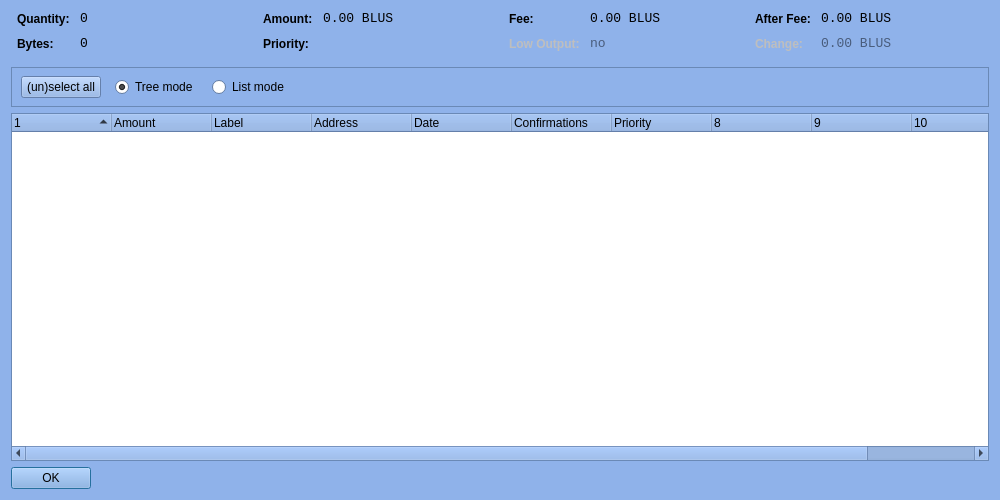
<?xml version="1.0" encoding="UTF-8"?>
<ui version="4.0">
 <class>CoinControlDialog</class>
 <widget class="QDialog" name="CoinControlDialog">
  <property name="geometry">
   <rect>
    <x>0</x>
    <y>0</y>
    <width>1000</width>
    <height>500</height>
   </rect>
  </property>
  <property name="palette">
   <palette>
    <active>
     <colorrole role="WindowText">
      <brush brushstyle="SolidPattern">
       <color alpha="255">
        <red>0</red>
        <green>0</green>
        <blue>0</blue>
       </color>
      </brush>
     </colorrole>
     <colorrole role="Button">
      <brush brushstyle="SolidPattern">
       <color alpha="238">
        <red>135</red>
        <green>173</green>
        <blue>232</blue>
       </color>
      </brush>
     </colorrole>
     <colorrole role="Light">
      <brush brushstyle="SolidPattern">
       <color alpha="238">
        <red>241</red>
        <green>247</green>
        <blue>255</blue>
       </color>
      </brush>
     </colorrole>
     <colorrole role="Midlight">
      <brush brushstyle="SolidPattern">
       <color alpha="238">
        <red>188</red>
        <green>210</green>
        <blue>243</blue>
       </color>
      </brush>
     </colorrole>
     <colorrole role="Dark">
      <brush brushstyle="SolidPattern">
       <color alpha="238">
        <red>67</red>
        <green>86</green>
        <blue>116</blue>
       </color>
      </brush>
     </colorrole>
     <colorrole role="Mid">
      <brush brushstyle="SolidPattern">
       <color alpha="238">
        <red>90</red>
        <green>115</green>
        <blue>154</blue>
       </color>
      </brush>
     </colorrole>
     <colorrole role="Text">
      <brush brushstyle="SolidPattern">
       <color alpha="255">
        <red>0</red>
        <green>0</green>
        <blue>0</blue>
       </color>
      </brush>
     </colorrole>
     <colorrole role="BrightText">
      <brush brushstyle="SolidPattern">
       <color alpha="255">
        <red>255</red>
        <green>255</green>
        <blue>255</blue>
       </color>
      </brush>
     </colorrole>
     <colorrole role="ButtonText">
      <brush brushstyle="SolidPattern">
       <color alpha="255">
        <red>0</red>
        <green>0</green>
        <blue>0</blue>
       </color>
      </brush>
     </colorrole>
     <colorrole role="Base">
      <brush brushstyle="SolidPattern">
       <color alpha="255">
        <red>255</red>
        <green>255</green>
        <blue>255</blue>
       </color>
      </brush>
     </colorrole>
     <colorrole role="Window">
      <brush brushstyle="SolidPattern">
       <color alpha="238">
        <red>135</red>
        <green>173</green>
        <blue>232</blue>
       </color>
      </brush>
     </colorrole>
     <colorrole role="Shadow">
      <brush brushstyle="SolidPattern">
       <color alpha="255">
        <red>0</red>
        <green>0</green>
        <blue>0</blue>
       </color>
      </brush>
     </colorrole>
     <colorrole role="AlternateBase">
      <brush brushstyle="SolidPattern">
       <color alpha="246">
        <red>195</red>
        <green>214</green>
        <blue>243</blue>
       </color>
      </brush>
     </colorrole>
     <colorrole role="ToolTipBase">
      <brush brushstyle="SolidPattern">
       <color alpha="255">
        <red>255</red>
        <green>255</green>
        <blue>220</blue>
       </color>
      </brush>
     </colorrole>
     <colorrole role="ToolTipText">
      <brush brushstyle="SolidPattern">
       <color alpha="255">
        <red>0</red>
        <green>0</green>
        <blue>0</blue>
       </color>
      </brush>
     </colorrole>
    </active>
    <inactive>
     <colorrole role="WindowText">
      <brush brushstyle="SolidPattern">
       <color alpha="255">
        <red>0</red>
        <green>0</green>
        <blue>0</blue>
       </color>
      </brush>
     </colorrole>
     <colorrole role="Button">
      <brush brushstyle="SolidPattern">
       <color alpha="238">
        <red>135</red>
        <green>173</green>
        <blue>232</blue>
       </color>
      </brush>
     </colorrole>
     <colorrole role="Light">
      <brush brushstyle="SolidPattern">
       <color alpha="238">
        <red>241</red>
        <green>247</green>
        <blue>255</blue>
       </color>
      </brush>
     </colorrole>
     <colorrole role="Midlight">
      <brush brushstyle="SolidPattern">
       <color alpha="238">
        <red>188</red>
        <green>210</green>
        <blue>243</blue>
       </color>
      </brush>
     </colorrole>
     <colorrole role="Dark">
      <brush brushstyle="SolidPattern">
       <color alpha="238">
        <red>67</red>
        <green>86</green>
        <blue>116</blue>
       </color>
      </brush>
     </colorrole>
     <colorrole role="Mid">
      <brush brushstyle="SolidPattern">
       <color alpha="238">
        <red>90</red>
        <green>115</green>
        <blue>154</blue>
       </color>
      </brush>
     </colorrole>
     <colorrole role="Text">
      <brush brushstyle="SolidPattern">
       <color alpha="255">
        <red>0</red>
        <green>0</green>
        <blue>0</blue>
       </color>
      </brush>
     </colorrole>
     <colorrole role="BrightText">
      <brush brushstyle="SolidPattern">
       <color alpha="255">
        <red>255</red>
        <green>255</green>
        <blue>255</blue>
       </color>
      </brush>
     </colorrole>
     <colorrole role="ButtonText">
      <brush brushstyle="SolidPattern">
       <color alpha="255">
        <red>0</red>
        <green>0</green>
        <blue>0</blue>
       </color>
      </brush>
     </colorrole>
     <colorrole role="Base">
      <brush brushstyle="SolidPattern">
       <color alpha="255">
        <red>255</red>
        <green>255</green>
        <blue>255</blue>
       </color>
      </brush>
     </colorrole>
     <colorrole role="Window">
      <brush brushstyle="SolidPattern">
       <color alpha="238">
        <red>135</red>
        <green>173</green>
        <blue>232</blue>
       </color>
      </brush>
     </colorrole>
     <colorrole role="Shadow">
      <brush brushstyle="SolidPattern">
       <color alpha="255">
        <red>0</red>
        <green>0</green>
        <blue>0</blue>
       </color>
      </brush>
     </colorrole>
     <colorrole role="AlternateBase">
      <brush brushstyle="SolidPattern">
       <color alpha="246">
        <red>195</red>
        <green>214</green>
        <blue>243</blue>
       </color>
      </brush>
     </colorrole>
     <colorrole role="ToolTipBase">
      <brush brushstyle="SolidPattern">
       <color alpha="255">
        <red>255</red>
        <green>255</green>
        <blue>220</blue>
       </color>
      </brush>
     </colorrole>
     <colorrole role="ToolTipText">
      <brush brushstyle="SolidPattern">
       <color alpha="255">
        <red>0</red>
        <green>0</green>
        <blue>0</blue>
       </color>
      </brush>
     </colorrole>
    </inactive>
    <disabled>
     <colorrole role="WindowText">
      <brush brushstyle="SolidPattern">
       <color alpha="238">
        <red>67</red>
        <green>86</green>
        <blue>116</blue>
       </color>
      </brush>
     </colorrole>
     <colorrole role="Button">
      <brush brushstyle="SolidPattern">
       <color alpha="238">
        <red>135</red>
        <green>173</green>
        <blue>232</blue>
       </color>
      </brush>
     </colorrole>
     <colorrole role="Light">
      <brush brushstyle="SolidPattern">
       <color alpha="238">
        <red>241</red>
        <green>247</green>
        <blue>255</blue>
       </color>
      </brush>
     </colorrole>
     <colorrole role="Midlight">
      <brush brushstyle="SolidPattern">
       <color alpha="238">
        <red>188</red>
        <green>210</green>
        <blue>243</blue>
       </color>
      </brush>
     </colorrole>
     <colorrole role="Dark">
      <brush brushstyle="SolidPattern">
       <color alpha="238">
        <red>67</red>
        <green>86</green>
        <blue>116</blue>
       </color>
      </brush>
     </colorrole>
     <colorrole role="Mid">
      <brush brushstyle="SolidPattern">
       <color alpha="238">
        <red>90</red>
        <green>115</green>
        <blue>154</blue>
       </color>
      </brush>
     </colorrole>
     <colorrole role="Text">
      <brush brushstyle="SolidPattern">
       <color alpha="238">
        <red>67</red>
        <green>86</green>
        <blue>116</blue>
       </color>
      </brush>
     </colorrole>
     <colorrole role="BrightText">
      <brush brushstyle="SolidPattern">
       <color alpha="255">
        <red>255</red>
        <green>255</green>
        <blue>255</blue>
       </color>
      </brush>
     </colorrole>
     <colorrole role="ButtonText">
      <brush brushstyle="SolidPattern">
       <color alpha="238">
        <red>67</red>
        <green>86</green>
        <blue>116</blue>
       </color>
      </brush>
     </colorrole>
     <colorrole role="Base">
      <brush brushstyle="SolidPattern">
       <color alpha="238">
        <red>135</red>
        <green>173</green>
        <blue>232</blue>
       </color>
      </brush>
     </colorrole>
     <colorrole role="Window">
      <brush brushstyle="SolidPattern">
       <color alpha="238">
        <red>135</red>
        <green>173</green>
        <blue>232</blue>
       </color>
      </brush>
     </colorrole>
     <colorrole role="Shadow">
      <brush brushstyle="SolidPattern">
       <color alpha="255">
        <red>0</red>
        <green>0</green>
        <blue>0</blue>
       </color>
      </brush>
     </colorrole>
     <colorrole role="AlternateBase">
      <brush brushstyle="SolidPattern">
       <color alpha="238">
        <red>135</red>
        <green>173</green>
        <blue>232</blue>
       </color>
      </brush>
     </colorrole>
     <colorrole role="ToolTipBase">
      <brush brushstyle="SolidPattern">
       <color alpha="255">
        <red>255</red>
        <green>255</green>
        <blue>220</blue>
       </color>
      </brush>
     </colorrole>
     <colorrole role="ToolTipText">
      <brush brushstyle="SolidPattern">
       <color alpha="255">
        <red>0</red>
        <green>0</green>
        <blue>0</blue>
       </color>
      </brush>
     </colorrole>
    </disabled>
   </palette>
  </property>
  <property name="windowTitle">
   <string>Coin Control</string>
  </property>
  <layout class="QVBoxLayout" name="verticalLayout">
   <item>
    <layout class="QHBoxLayout" name="horizontalLayoutTop" stretch="0,0,0,0">
     <property name="topMargin">
      <number>0</number>
     </property>
     <property name="bottomMargin">
      <number>10</number>
     </property>
     <item>
      <layout class="QFormLayout" name="formLayoutCoinControl1">
       <property name="horizontalSpacing">
        <number>10</number>
       </property>
       <property name="verticalSpacing">
        <number>10</number>
       </property>
       <property name="leftMargin">
        <number>6</number>
       </property>
       <property name="rightMargin">
        <number>6</number>
       </property>
       <item row="0" column="0">
        <widget class="QLabel" name="labelCoinControlQuantityText">
         <property name="styleSheet">
          <string notr="true">font-weight:bold;</string>
         </property>
         <property name="text">
          <string>Quantity:</string>
         </property>
        </widget>
       </item>
       <item row="0" column="1">
        <widget class="QLabel" name="labelCoinControlQuantity">
         <property name="font">
          <font>
           <family>Monospace</family>
           <pointsize>10</pointsize>
          </font>
         </property>
         <property name="cursor">
          <cursorShape>IBeamCursor</cursorShape>
         </property>
         <property name="contextMenuPolicy">
          <enum>Qt::ActionsContextMenu</enum>
         </property>
         <property name="text">
          <string notr="true">0</string>
         </property>
         <property name="textInteractionFlags">
          <set>Qt::LinksAccessibleByMouse|Qt::TextSelectableByKeyboard|Qt::TextSelectableByMouse</set>
         </property>
        </widget>
       </item>
       <item row="1" column="0">
        <widget class="QLabel" name="labelCoinControlBytesText">
         <property name="styleSheet">
          <string notr="true">font-weight:bold;</string>
         </property>
         <property name="text">
          <string>Bytes:</string>
         </property>
        </widget>
       </item>
       <item row="1" column="1">
        <widget class="QLabel" name="labelCoinControlBytes">
         <property name="font">
          <font>
           <family>Monospace</family>
           <pointsize>10</pointsize>
          </font>
         </property>
         <property name="cursor">
          <cursorShape>IBeamCursor</cursorShape>
         </property>
         <property name="contextMenuPolicy">
          <enum>Qt::ActionsContextMenu</enum>
         </property>
         <property name="text">
          <string notr="true">0</string>
         </property>
         <property name="textInteractionFlags">
          <set>Qt::LinksAccessibleByMouse|Qt::TextSelectableByKeyboard|Qt::TextSelectableByMouse</set>
         </property>
        </widget>
       </item>
      </layout>
     </item>
     <item>
      <layout class="QFormLayout" name="formLayoutCoinControl2">
       <property name="horizontalSpacing">
        <number>10</number>
       </property>
       <property name="verticalSpacing">
        <number>10</number>
       </property>
       <property name="leftMargin">
        <number>6</number>
       </property>
       <property name="rightMargin">
        <number>6</number>
       </property>
       <item row="0" column="0">
        <widget class="QLabel" name="labelCoinControlAmountText">
         <property name="styleSheet">
          <string notr="true">font-weight:bold;</string>
         </property>
         <property name="text">
          <string>Amount:</string>
         </property>
        </widget>
       </item>
       <item row="0" column="1">
        <widget class="QLabel" name="labelCoinControlAmount">
         <property name="font">
          <font>
           <family>Monospace</family>
           <pointsize>10</pointsize>
          </font>
         </property>
         <property name="cursor">
          <cursorShape>IBeamCursor</cursorShape>
         </property>
         <property name="contextMenuPolicy">
          <enum>Qt::ActionsContextMenu</enum>
         </property>
         <property name="text">
          <string notr="true">0.00 BLUS</string>
         </property>
         <property name="textInteractionFlags">
          <set>Qt::LinksAccessibleByMouse|Qt::TextSelectableByKeyboard|Qt::TextSelectableByMouse</set>
         </property>
        </widget>
       </item>
       <item row="1" column="0">
        <widget class="QLabel" name="labelCoinControlPriorityText">
         <property name="styleSheet">
          <string notr="true">font-weight:bold;</string>
         </property>
         <property name="text">
          <string>Priority:</string>
         </property>
        </widget>
       </item>
       <item row="1" column="1">
        <widget class="QLabel" name="labelCoinControlPriority">
         <property name="font">
          <font>
           <family>Monospace</family>
           <pointsize>10</pointsize>
          </font>
         </property>
         <property name="cursor">
          <cursorShape>IBeamCursor</cursorShape>
         </property>
         <property name="contextMenuPolicy">
          <enum>Qt::ActionsContextMenu</enum>
         </property>
         <property name="text">
          <string/>
         </property>
         <property name="textInteractionFlags">
          <set>Qt::LinksAccessibleByMouse|Qt::TextSelectableByKeyboard|Qt::TextSelectableByMouse</set>
         </property>
        </widget>
       </item>
      </layout>
     </item>
     <item>
      <layout class="QFormLayout" name="formLayoutCoinControl3">
       <property name="horizontalSpacing">
        <number>10</number>
       </property>
       <property name="verticalSpacing">
        <number>10</number>
       </property>
       <property name="leftMargin">
        <number>6</number>
       </property>
       <property name="rightMargin">
        <number>6</number>
       </property>
       <item row="0" column="0">
        <widget class="QLabel" name="labelCoinControlFeeText">
         <property name="styleSheet">
          <string notr="true">font-weight:bold;</string>
         </property>
         <property name="text">
          <string>Fee:</string>
         </property>
        </widget>
       </item>
       <item row="0" column="1">
        <widget class="QLabel" name="labelCoinControlFee">
         <property name="font">
          <font>
           <family>Monospace</family>
           <pointsize>10</pointsize>
          </font>
         </property>
         <property name="cursor">
          <cursorShape>IBeamCursor</cursorShape>
         </property>
         <property name="contextMenuPolicy">
          <enum>Qt::ActionsContextMenu</enum>
         </property>
         <property name="text">
          <string notr="true">0.00 BLUS</string>
         </property>
         <property name="textInteractionFlags">
          <set>Qt::LinksAccessibleByMouse|Qt::TextSelectableByKeyboard|Qt::TextSelectableByMouse</set>
         </property>
        </widget>
       </item>
       <item row="1" column="0">
        <widget class="QLabel" name="labelCoinControlLowOutputText">
         <property name="enabled">
          <bool>false</bool>
         </property>
         <property name="styleSheet">
          <string notr="true">font-weight:bold;</string>
         </property>
         <property name="text">
          <string>Low Output:</string>
         </property>
        </widget>
       </item>
       <item row="1" column="1">
        <widget class="QLabel" name="labelCoinControlLowOutput">
         <property name="enabled">
          <bool>false</bool>
         </property>
         <property name="font">
          <font>
           <family>Monospace</family>
           <pointsize>10</pointsize>
          </font>
         </property>
         <property name="cursor">
          <cursorShape>IBeamCursor</cursorShape>
         </property>
         <property name="contextMenuPolicy">
          <enum>Qt::ActionsContextMenu</enum>
         </property>
         <property name="text">
          <string notr="true">no</string>
         </property>
         <property name="textInteractionFlags">
          <set>Qt::LinksAccessibleByMouse|Qt::TextSelectableByKeyboard|Qt::TextSelectableByMouse</set>
         </property>
        </widget>
       </item>
      </layout>
     </item>
     <item>
      <layout class="QFormLayout" name="formLayoutCoinControl4">
       <property name="horizontalSpacing">
        <number>10</number>
       </property>
       <property name="verticalSpacing">
        <number>10</number>
       </property>
       <property name="leftMargin">
        <number>6</number>
       </property>
       <property name="rightMargin">
        <number>6</number>
       </property>
       <item row="0" column="0">
        <widget class="QLabel" name="labelCoinControlAfterFeeText">
         <property name="styleSheet">
          <string notr="true">font-weight:bold;</string>
         </property>
         <property name="text">
          <string>After Fee:</string>
         </property>
        </widget>
       </item>
       <item row="0" column="1">
        <widget class="QLabel" name="labelCoinControlAfterFee">
         <property name="font">
          <font>
           <family>Monospace</family>
           <pointsize>10</pointsize>
          </font>
         </property>
         <property name="cursor">
          <cursorShape>IBeamCursor</cursorShape>
         </property>
         <property name="contextMenuPolicy">
          <enum>Qt::ActionsContextMenu</enum>
         </property>
         <property name="text">
          <string notr="true">0.00 BLUS</string>
         </property>
         <property name="textInteractionFlags">
          <set>Qt::LinksAccessibleByMouse|Qt::TextSelectableByKeyboard|Qt::TextSelectableByMouse</set>
         </property>
        </widget>
       </item>
       <item row="1" column="0">
        <widget class="QLabel" name="labelCoinControlChangeText">
         <property name="enabled">
          <bool>false</bool>
         </property>
         <property name="styleSheet">
          <string notr="true">font-weight:bold;</string>
         </property>
         <property name="text">
          <string>Change:</string>
         </property>
        </widget>
       </item>
       <item row="1" column="1">
        <widget class="QLabel" name="labelCoinControlChange">
         <property name="enabled">
          <bool>false</bool>
         </property>
         <property name="font">
          <font>
           <family>Monospace</family>
           <pointsize>10</pointsize>
          </font>
         </property>
         <property name="cursor">
          <cursorShape>IBeamCursor</cursorShape>
         </property>
         <property name="contextMenuPolicy">
          <enum>Qt::ActionsContextMenu</enum>
         </property>
         <property name="text">
          <string notr="true">0.00 BLUS</string>
         </property>
         <property name="textInteractionFlags">
          <set>Qt::LinksAccessibleByMouse|Qt::TextSelectableByKeyboard|Qt::TextSelectableByMouse</set>
         </property>
        </widget>
       </item>
      </layout>
     </item>
    </layout>
   </item>
   <item>
    <widget class="QFrame" name="frame">
     <property name="minimumSize">
      <size>
       <width>0</width>
       <height>40</height>
      </size>
     </property>
     <property name="frameShape">
      <enum>QFrame::StyledPanel</enum>
     </property>
     <property name="frameShadow">
      <enum>QFrame::Sunken</enum>
     </property>
     <widget class="QWidget" name="horizontalLayoutWidget">
      <property name="geometry">
       <rect>
        <x>10</x>
        <y>0</y>
        <width>781</width>
        <height>41</height>
       </rect>
      </property>
      <layout class="QHBoxLayout" name="horizontalLayoutPanel" stretch="0,0,0,0">
       <property name="spacing">
        <number>14</number>
       </property>
       <item>
        <widget class="QPushButton" name="pushButtonSelectAll">
         <property name="sizePolicy">
          <sizepolicy hsizetype="Maximum" vsizetype="Fixed">
           <horstretch>0</horstretch>
           <verstretch>0</verstretch>
          </sizepolicy>
         </property>
         <property name="text">
          <string>(un)select all</string>
         </property>
        </widget>
       </item>
       <item>
        <widget class="QRadioButton" name="radioTreeMode">
         <property name="sizePolicy">
          <sizepolicy hsizetype="Maximum" vsizetype="Fixed">
           <horstretch>0</horstretch>
           <verstretch>0</verstretch>
          </sizepolicy>
         </property>
         <property name="text">
          <string>Tree mode</string>
         </property>
         <property name="checked">
          <bool>true</bool>
         </property>
        </widget>
       </item>
       <item>
        <widget class="QRadioButton" name="radioListMode">
         <property name="sizePolicy">
          <sizepolicy hsizetype="Maximum" vsizetype="Fixed">
           <horstretch>0</horstretch>
           <verstretch>0</verstretch>
          </sizepolicy>
         </property>
         <property name="text">
          <string>List mode</string>
         </property>
        </widget>
       </item>
       <item>
        <spacer name="horizontalSpacer">
         <property name="orientation">
          <enum>Qt::Horizontal</enum>
         </property>
         <property name="sizeHint" stdset="0">
          <size>
           <width>40</width>
           <height>20</height>
          </size>
         </property>
        </spacer>
       </item>
      </layout>
     </widget>
    </widget>
   </item>
   <item>
    <widget class="CoinControlTreeWidget" name="treeWidget">
     <property name="contextMenuPolicy">
      <enum>Qt::CustomContextMenu</enum>
     </property>
     <property name="sortingEnabled">
      <bool>false</bool>
     </property>
     <property name="columnCount">
      <number>11</number>
     </property>
     <attribute name="headerShowSortIndicator" stdset="0">
      <bool>true</bool>
     </attribute>
     <attribute name="headerStretchLastSection">
      <bool>false</bool>
     </attribute>
     <column>
      <property name="text">
       <string/>
      </property>
     </column>
     <column>
      <property name="text">
       <string>Amount</string>
      </property>
     </column>
     <column>
      <property name="text">
       <string>Label</string>
      </property>
     </column>
     <column>
      <property name="text">
       <string>Address</string>
      </property>
     </column>
     <column>
      <property name="text">
       <string>Date</string>
      </property>
     </column>
     <column>
      <property name="text">
       <string>Confirmations</string>
      </property>
      <property name="toolTip">
       <string>Confirmed</string>
      </property>
     </column>
     <column>
      <property name="text">
       <string>Priority</string>
      </property>
     </column>
     <column>
      <property name="text">
       <string/>
      </property>
     </column>
     <column>
      <property name="text">
       <string/>
      </property>
     </column>
     <column>
      <property name="text">
       <string/>
      </property>
     </column>
     <column>
      <property name="text">
       <string/>
      </property>
     </column>
    </widget>
   </item>
   <item>
    <widget class="QDialogButtonBox" name="buttonBox">
     <property name="sizePolicy">
      <sizepolicy hsizetype="Maximum" vsizetype="Fixed">
       <horstretch>0</horstretch>
       <verstretch>0</verstretch>
      </sizepolicy>
     </property>
     <property name="orientation">
      <enum>Qt::Horizontal</enum>
     </property>
     <property name="standardButtons">
      <set>QDialogButtonBox::Ok</set>
     </property>
    </widget>
   </item>
  </layout>
 </widget>
 <customwidgets>
  <customwidget>
   <class>CoinControlTreeWidget</class>
   <extends>QTreeWidget</extends>
   <header>coincontroltreewidget.h</header>
  </customwidget>
 </customwidgets>
 <resources/>
 <connections/>
</ui>
